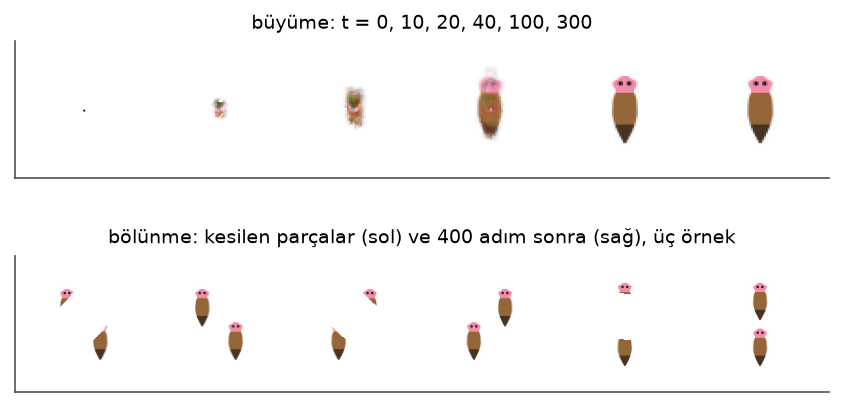
#> input picture analysis/figures/core_examples.png, 843 x 407 px, given in place of r1_s0_growth.png, which was not available
$ python plots.py
#> lines starting #> are read from the running program, lines starting #| are printed output that depends on the picture
"""Deney CSV'lerinden makale şekillerini ve özet tablolarını üretir.

Girdi: experiments/results/d*.csv
Çıktı: analysis/figures/*.png|pdf, analysis/summary.md

Kullanım: python analysis/plots.py
"""

from pathlib import Path

import matplotlib

matplotlib.use("Agg")
import matplotlib.pyplot as plt  # noqa: E402
import numpy as np  # noqa: E402
import pandas as pd  # noqa: E402

ROOT = Path(__file__).resolve().parent.parent
RES = ROOT / "experiments" / "results"
FIG = ROOT / "analysis" / "figures"

# Kategorik paletin sabit sırası (rejim kimliği; sıra değil kimlik izler)
SERIES = {"r0": "#2a78d6", "r1": "#eb6834", "r2": "#1baf7a", "r3": "#eda100"}
LABEL = {"r0": "R0 hasarsız", "r1": "R1 dairesel", "r2": "R2 kesme", "r3": "R3 karma"}
OUTCOME = {"tek_bas": "#2a78d6", "iki_bas": "#eb6834", "ikiz": "#1baf7a", "bassiz": "#eda100", "bozulma": "#e87ba4"}
OUTCOME_LABEL = {"tek_bas": "tek baş", "iki_bas": "iki baş (Janus)", "ikiz": "ikiz (yaradan yeni birey)", "bassiz": "başsız", "bozulma": "bozulma"}
INK, INK2, GRID = "#0b0b0b", "#52514e", "#e6e4df"

plt.rcParams.update(
    {
        "figure.dpi": 150,
        "font.size": 9,
        "axes.edgecolor": INK2,
        "axes.labelcolor": INK,
        "axes.spines.top": False,
        "axes.spines.right": False,
        "axes.grid": True,
        "grid.color": GRID,
        "grid.linewidth": 0.6,
        "xtick.color": INK2,
        "ytick.color": INK2,
        "legend.frameon": False,
        "lines.linewidth": 1.6,
    }
)


def save(fig, name):
    FIG.mkdir(parents=True, exist_ok=True)
    for ext in ("png", "pdf"):
        fig.savefig(FIG / f"{name}.{ext}", bbox_inches="tight")
    plt.close(fig)
    print(f"şekil: analysis/figures/{name}.png")


def curve(ax, df, x, y, regimes, xfmt=lambda v: v):
    """Rejim başına tohumlar üzerinden ortalama +- std bandı (eğriler 1,0'da birleştiği için
    doğrudan etiket yerine lejant)."""
    for reg in regimes:
        d = df[df.regime == reg]
        if d.empty:
            continue
        g = d.groupby(x)[y].agg(["mean", "std"]).reset_index().fillna(0)
        c = SERIES.get(reg, INK2)
        ax.fill_between(g[x], (g["mean"] - g["std"]).clip(0, 1), (g["mean"] + g["std"]).clip(0, 1), color=c, alpha=0.15, lw=0)
        ax.plot(g[x], g["mean"], color=c, marker="o", ms=4, label=LABEL.get(reg, reg))
    ax.set_ylim(-0.03, 1.03)
    ax.xaxis.set_major_formatter(matplotlib.ticker.FuncFormatter(lambda v, _: xfmt(v)))


def pct(v):
    return f"%{v * 100:.0f}"


def fig_d2():
    out = []
    p = RES / "d2_inplace.csv"
    if p.exists():
        df = pd.read_csv(p)
        fig, ax = plt.subplots(figsize=(4.6, 3.0))
        curve(ax, df, "keep_frac", "success", list(SERIES), pct)
        ax.set_xlabel("kalan parça oranı (canlı kütle)")
        ax.set_ylabel("yenilenme başarısı (IoU ≥ 0,9, 200 adım)")
        ax.legend(loc="lower right", fontsize=8)
        save(fig, "d2_fragment_curve")
        t = df.groupby(["regime", "keep_frac"])["success"].agg(["mean", "std"]).unstack(0)
        out.append("## D2 – Parça boyutu–yenilenme (yerinde)\n\n" + fmt_table(t))
    p = RES / "d2_split.csv"
    if p.exists():
        df = pd.read_csv(p)
        pieces = df[df.kind == "piece"]
        fig, ax = plt.subplots(figsize=(4.6, 3.0))
        curve(ax, pieces, "frac", "piece_regenerated", list(SERIES), pct)
        ax.set_xlabel("parça oranı (ayrılan parçanın canlı kütlesi)")
        ax.set_ylabel("parçadan tam birey (hizalı IoU ≥ 0,9)")
        ax.legend(loc="lower right", fontsize=8)
        save(fig, "d2_split_curve")
        cuts = df[df.kind == "cut"]
        t = cuts.groupby(["regime", "frac"])["both_regenerated"].agg(["mean", "std"]).unstack(0)
        out.append("## D2 – Bölünme: iki parçanın da tam bireye dönüşmesi\n\n" + fmt_table(t))
    return out


def fmt_table(t):
    """mean/std sütunlu çok seviyeli tabloyu 'ort ± std' markdown tablosuna çevirir."""
    regs = sorted({c[1] for c in t.columns})
    lines = ["| " + t.index.name + " | " + " | ".join(LABEL.get(r, r) for r in regs) + " |",
             "|---" * (len(regs) + 1) + "|"]
    for idx, row in t.iterrows():
        cells = [f"{row[('mean', r)]:.2f} ± {row[('std', r)]:.2f}" if not np.isnan(row[("mean", r)]) else "–" for r in regs]
        lines.append(f"| {idx} | " + " | ".join(cells) + " |")
    return "\n".join(lines) + "\n"


def table_d1():
    p = RES / "d1.csv"
    if not p.exists():
        return []
    df = pd.read_csv(p)
    cols = ["iou_200", "iou_1000", "circle_repair_rate", "circle_repair_time", "exploded_1000", "faded_1000"]
    g = df.groupby("regime")[cols].agg(["mean", "std"])
    lines = ["| rejim | " + " | ".join(cols) + " |", "|---" * (len(cols) + 1) + "|"]
    for reg, row in g.iterrows():
        lines.append(f"| {LABEL.get(reg, reg)} | " + " | ".join(f"{row[(c, 'mean')]:.3f} ± {row[(c, 'std')]:.3f}" for c in cols) + " |")
    return ["## D1 – Büyüme, dairesel onarım, kararlılık\n\nHedefler: iou_200 ≥ 0,95; circle_repair_rate > 0,95; 1000 adımda bozulma yok.\n\n" + "\n".join(lines) + "\n"]


def table_d3():
    p = RES / "d3.csv"
    if not p.exists():
        return []
    df = pd.read_csv(p)
    g = df.groupby(["fragment", "keep_frac", "regime"])["success"].agg(["mean", "std"]).unstack("regime")
    regs = sorted(df.regime.unique())
    lines = ["| parça | oran | " + " | ".join(LABEL.get(r, r) for r in regs) + " |", "|---" * (len(regs) + 2) + "|"]
    for (frag, k), row in g.iterrows():
        lines.append(f"| {frag} | {k} | " + " | ".join(f"{row[('mean', r)]:.2f} ± {row[('std', r)]:.2f}" for r in regs) + " |")
    return ["## D3 – Kesim yönü (yerinde yenilenme başarısı)\n\n" + "\n".join(lines) + "\n"]


def fig_d4():
    import json

    p = RES / "d4.csv"
    if not p.exists():
        return []
    df = pd.read_csv(p)
    runs = sorted(ROOT.glob("runs/r3_s*/probe.json"))
    if runs:
        probes = [json.loads(r.read_text()) for r in runs]
        fig, ax = plt.subplots(figsize=(4.6, 2.8))
        for k, pr in enumerate(probes):
            ax.plot(range(1, len(pr["greedy_r2"]) + 1), pr["greedy_r2"], color=SERIES["r3"],
                    alpha=0.5 + 0.5 * (k == 0), marker="o", ms=4, label="R3 (tohum başına)" if k == 0 else None)
        ax.axhline(0.8, color=INK2, lw=0.8, ls="--")
        ax.annotate("H3 eşiği R² = 0,8", (len(probes[0]["greedy_r2"]), 0.8), xytext=(0, 4), textcoords="offset points", ha="right", fontsize=8, color=INK2)
        ax.set_xlabel("açgözlü seçilen gizli kanal sayısı")
        ax.set_ylabel("eksen konumu prob R² (5 katlı CV)")
        ax.set_ylim(min(0, ax.get_ylim()[0]), 1.02)
        ax.legend(loc="lower right", fontsize=8)
        save(fig, "d4_probe_greedy")
    cols = ["r2_hidden_all", "r2_hidden_quad", "r2_rgba", "r2_best_single", "r2_greedy_3"]
    g = df.groupby("regime")[cols].agg(["mean", "std"])
    lines = ["| rejim | " + " | ".join(cols) + " |", "|---" * (len(cols) + 1) + "|"]
    for reg, row in g.iterrows():
        lines.append(f"| {LABEL.get(reg, reg)} | " + " | ".join(f"{row[(c, 'mean')]:.3f} ± {row[(c, 'std')]:.3f}" for c in cols) + " |")
    return ["## D4 – Doğrusal prob (eksen konumu)\n\n" + "\n".join(lines) + "\n"]


def fig_d5():
    p = RES / "d5.csv"
    if not p.exists():
        return []
    df = pd.read_csv(p)
    classes = list(OUTCOME)
    conds = list(dict.fromkeys(df.condition))
    regs = [r for r in SERIES if r in set(df.regime)]
    g = df.groupby(["regime", "condition"])[classes + ["persist_iki_bas", "persist_ikiz"]].mean()
    fig, axes = plt.subplots(1, len(regs), figsize=(2.4 * len(regs) + 1.6, 0.3 * len(conds) + 1.2), sharey=True)
    axes = np.atleast_1d(axes)
    y = np.arange(len(conds))
    for ax, reg in zip(axes, regs):
        left = np.zeros(len(conds))
        for c in classes:
            v = np.array([g.loc[(reg, k), c] for k in conds])
            ax.barh(y, v, left=left, color=OUTCOME[c], height=0.7, label=OUTCOME_LABEL[c], edgecolor="white", linewidth=1)
            left += v
        ax.set_title(LABEL[reg], fontsize=9, color=INK)
        ax.set_xlim(0, 1)
        ax.grid(axis="y", visible=False)
    axes[0].set_yticks(y, conds, fontsize=7.5)
    axes[0].invert_yaxis()
    fig.supxlabel("sonuç sınıfı oranı (orta gövde parçası, 800 adım, 3 tohum)", fontsize=9)
    axes[0].legend(ncol=5, loc="lower left", bbox_to_anchor=(0, 1.12), fontsize=8)
    save(fig, "d5_outcomes")
    fmt = lambda v: "–" if np.isnan(v) else f"{v:.2f}"  # noqa: E731
    lines = ["| rejim | koşul | " + " | ".join(OUTCOME_LABEL[c] for c in classes) + " | kalıcılık: iki baş | kalıcılık: ikiz |", "|---" * (len(classes) + 4) + "|"]
    for reg in regs:
        for cond in conds:
            row = g.loc[(reg, cond)]
            lines.append(f"| {LABEL[reg]} | {cond} | " + " | ".join(f"{row[c]:.2f}" for c in classes) + f" | {fmt(row['persist_iki_bas'])} | {fmt(row['persist_ikiz'])} |")
    return ["## D5 – Müdahale ve kalıcılık\n\nKalıcılık: ikiz/iki baş çıkan organizmadan baş dokusu içermeyen gövde parçası müdahalesiz yeniden kesilir; aynı sınıfı koruyanların oranı.\n\n" + "\n".join(lines) + "\n"]


def table_simple(name, title):
    p = RES / f"{name}.csv"
    if not p.exists():
        return []
    df = pd.read_csv(p)
    lines = ["| " + " | ".join(df.columns) + " |", "|---" * len(df.columns) + "|"]
    for _, r in df.iterrows():
        lines.append("| " + " | ".join(f"{v:.3f}" if isinstance(v, float) else str(v) for v in r.values) + " |")
    return [f"## {title}\n\n" + "\n".join(lines) + "\n"]


def fig_examples(run="r1_s0"):
    """Makale örnekleri: tek hücreden büyüme (t = 0..300) ve kesilen iki parçanın ikisinin de bireye dönüşmesi
    (kesme eğitimi almamış R1). Kaynak: d1_reproduce.py ve d2_fragment_curve.py --mode split görüntüleri."""
#> called with run = 'r1_s0'
    grow = plt.imread(RES / "d1" / f"{run}_growth.png")
#> grow is the input picture: shape (407, 843, 4) float32; mean R, G, B, A 0.974, 0.969, 0.967, 1
    split = plt.imread(RES / "d2" / f"{run}_split.png")
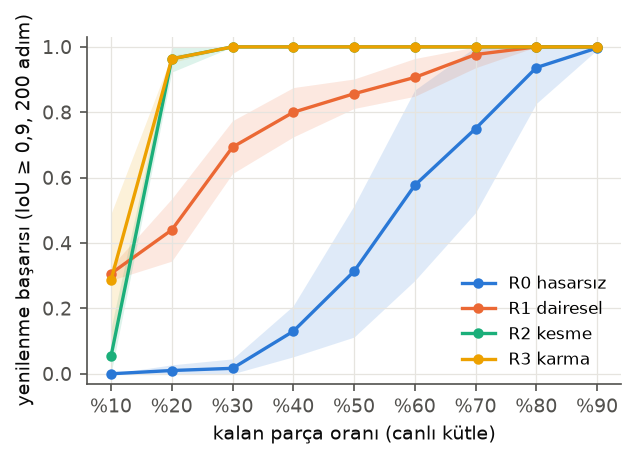
#> input picture analysis/figures/d2_fragment_curve.png, 636 x 459 px, given in place of r1_s0_split.png, which was not available
#> split is the input picture: shape (459, 636, 4) float32; mean R, G, B, A 0.947, 0.947, 0.945, 1
    w = grow.shape[1] / 11  # 11 kare: başlangıç + t = 10, 20, 30, 40, 60, 80, 100, 150, 200, 300
#> w = 76.64
    keep = [0, 1, 2, 4, 7, 10]
    strip = np.concatenate([grow[:, int(k * w) : int((k + 1) * w)] for k in keep], 1)
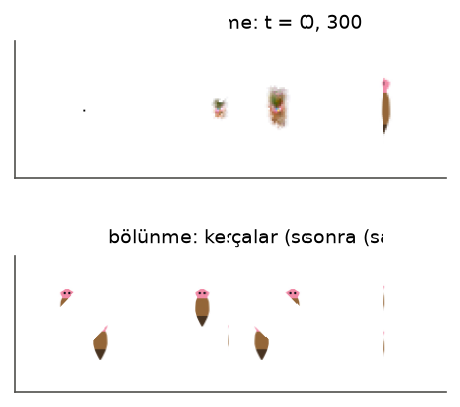
#> strip: shape (407, 460, 4) float32; mean R, G, B, A 0.98, 0.978, 0.977, 1
    h = split.shape[0] / 5  # satır = kesme oranı 0,1..0,5; satırda 3 (kesme, sonuç) çifti
#> h = 91.8
    row = split[int(2 * h) : int(3 * h)]  # oran 0,3
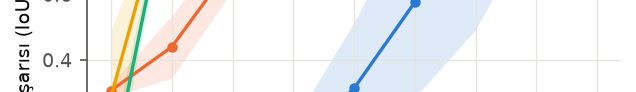
#> row: shape (92, 636, 4) float32; mean R, G, B, A 0.951, 0.953, 0.954, 1
    fig, axes = plt.subplots(2, 1, figsize=(7, 3.4), gridspec_kw={"height_ratios": [1, 1.5]})
    axes[0].imshow(strip)
    axes[0].set_title("büyüme: t = 0, 10, 20, 40, 100, 300", fontsize=9)
    axes[1].imshow(row)
    axes[1].set_title("bölünme: kesilen parçalar (sol) ve 400 adım sonra (sağ), üç örnek", fontsize=9)
    for ax in axes:
        ax.set_xticks([])
        ax.set_yticks([])
    save(fig, "core_examples")
#> the loop in save, `for ext in ("png", "pdf"):` made 2 passes
#> pass 1, in save, `fig.savefig(FIG / f"{name}.{ext}", bbox_inches="tight")`:
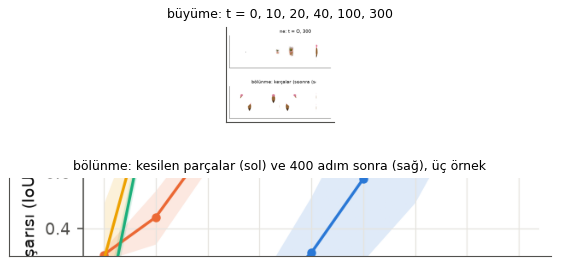
#> figure drawn by matplotlib, 2 panels
    return []


def main():
    parts = ["# Sonuç özeti\n\nBu dosya `analysis/plots.py` tarafından üretilir. Değerler tohumlar üzerinden ortalama ± std.\n"]
    parts += table_d1()
    parts += fig_d2()
    parts += table_d3()
    parts += fig_d4()
    parts += fig_d5()
    parts += fig_examples()
    parts += table_simple("ablation_d1", "Ablasyonlar – D1 metrikleri")
    parts += table_simple("ablation_d2", "Ablasyonlar – D2 yerinde eğri")
    parts += table_simple("d6", "D6 – Gürültüden başlatma")
    (ROOT / "analysis" / "summary.md").write_text("\n".join(parts))
    print("yazıldı: analysis/summary.md")


if __name__ == "__main__":
    main()
